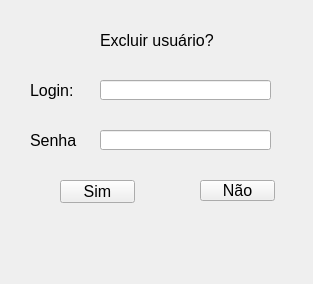
<?xml version="1.0" encoding="UTF-8"?>
<ui version="4.0">
 <class>excluir_usuario</class>
 <widget class="QWidget" name="excluir_usuario">
  <property name="geometry">
   <rect>
    <x>0</x>
    <y>0</y>
    <width>313</width>
    <height>284</height>
   </rect>
  </property>
  <property name="font">
   <font>
    <pointsize>12</pointsize>
   </font>
  </property>
  <property name="windowTitle">
   <string>Excluir usuário</string>
  </property>
  <property name="windowIcon">
   <iconset>
    <normaloff>excluir_cliente_op4.png</normaloff>excluir_cliente_op4.png</iconset>
  </property>
  <widget class="QLabel" name="label_login">
   <property name="geometry">
    <rect>
     <x>30</x>
     <y>80</y>
     <width>47</width>
     <height>21</height>
    </rect>
   </property>
   <property name="text">
    <string>Login:</string>
   </property>
  </widget>
  <widget class="QLabel" name="label_senha">
   <property name="geometry">
    <rect>
     <x>30</x>
     <y>130</y>
     <width>47</width>
     <height>21</height>
    </rect>
   </property>
   <property name="text">
    <string>Senha:</string>
   </property>
  </widget>
  <widget class="QLineEdit" name="lineEdit_login">
   <property name="geometry">
    <rect>
     <x>100</x>
     <y>80</y>
     <width>171</width>
     <height>20</height>
    </rect>
   </property>
  </widget>
  <widget class="QLineEdit" name="lineEdit_senha">
   <property name="geometry">
    <rect>
     <x>100</x>
     <y>130</y>
     <width>171</width>
     <height>20</height>
    </rect>
   </property>
  </widget>
  <widget class="QPushButton" name="pushButton_sim">
   <property name="geometry">
    <rect>
     <x>60</x>
     <y>180</y>
     <width>75</width>
     <height>23</height>
    </rect>
   </property>
   <property name="cursor">
    <cursorShape>PointingHandCursor</cursorShape>
   </property>
   <property name="text">
    <string>Sim</string>
   </property>
   <property name="icon">
    <iconset>
     <normaloff>excluir_cliente_op4.png</normaloff>excluir_cliente_op4.png</iconset>
   </property>
  </widget>
  <widget class="QPushButton" name="pushButton_nao">
   <property name="geometry">
    <rect>
     <x>200</x>
     <y>180</y>
     <width>75</width>
     <height>21</height>
    </rect>
   </property>
   <property name="cursor">
    <cursorShape>PointingHandCursor</cursorShape>
   </property>
   <property name="text">
    <string>Não</string>
   </property>
   <property name="icon">
    <iconset>
     <normaloff>excluir_cliente_op4_btn_nao.png</normaloff>excluir_cliente_op4_btn_nao.png</iconset>
   </property>
  </widget>
  <widget class="QLabel" name="label_titulo">
   <property name="geometry">
    <rect>
     <x>100</x>
     <y>30</y>
     <width>121</width>
     <height>21</height>
    </rect>
   </property>
   <property name="text">
    <string>Excluir usuário?</string>
   </property>
  </widget>
  <widget class="QLabel" name="label_report">
   <property name="geometry">
    <rect>
     <x>20</x>
     <y>222</y>
     <width>281</width>
     <height>41</height>
    </rect>
   </property>
   <property name="font">
    <font>
     <pointsize>10</pointsize>
    </font>
   </property>
   <property name="text">
    <string/>
   </property>
  </widget>
 </widget>
 <resources/>
 <connections/>
</ui>
